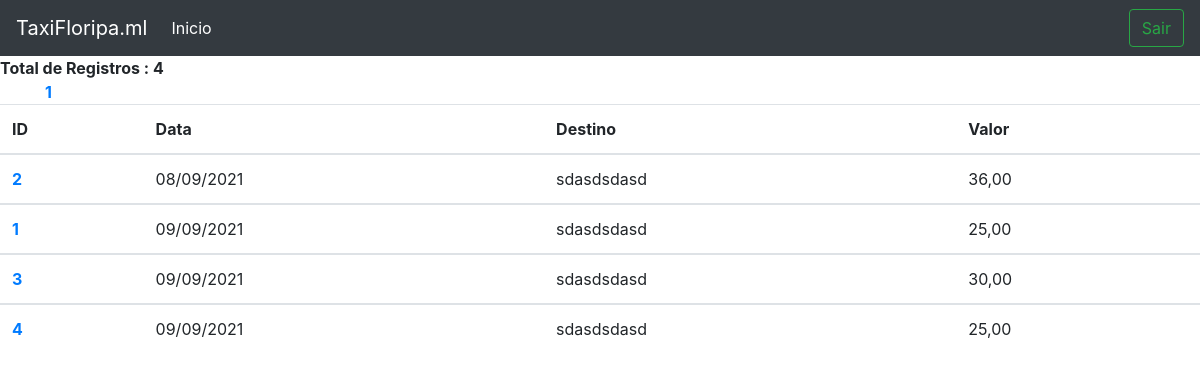
Page /taxi/ListarCorridas.php (signed in) on the earlier database version.
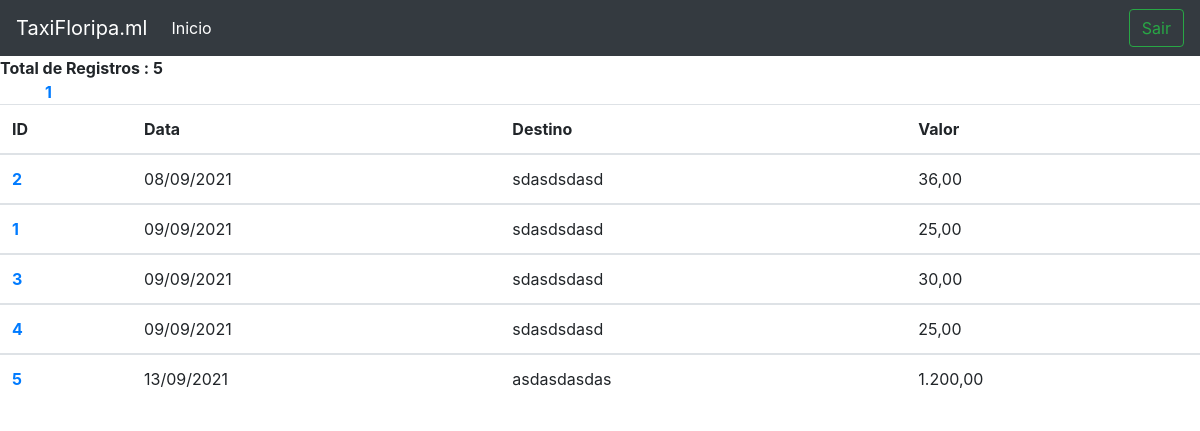
Same page on the later database version.
### tables this page shows
CREATE TABLE `corridas` (
  `Id` int(11) NOT NULL,
  `destino` varchar(50) NOT NULL,
  `pagamento` varchar(100) NOT NULL,
  `valor` varchar(100) NOT NULL,
  `usuario` varchar(100) NOT NULL,
  `data` varchar(100) NOT NULL,
  `dia` varchar(20) NOT NULL,
  `mes` varchar(20) NOT NULL,
  `ano` varchar(20) NOT NULL
);

### taxi/ListarCorridas.php (the view, shortened to what this page needs)
<?php
include ("topoLimpo.php");
?>
<!DOCTYPE html>
<html lang="pt-br">
  <head>
    <link rel="stylesheet" href="https://stackpath.bootstrapcdn.com/bootstrap/4.1.3/css/bootstrap.min.css">
    </head>
  <body>
<?php
include("../conecta.php");
?>
 <table class="table table-hover">
  <thead>
    <tr>
    <th scope="col">ID</th>
      <th scope="col">Data</th>
      <th scope="col">Destino</th>
      <th scope="col">Valor</th>
    </tr>
 </thead>
<?php
    $pagina = (isset($_GET['pagina']))? $_GET['pagina'] : 1;
    $cmd = "select * from corridas";
    $produtos = mysqli_query($con,$cmd);
    $total = mysqli_num_rows($produtos);
    $registros = 10000;
    $numPaginas = ceil($total/$registros);
    $inicio = ($registros*$pagina)-$registros;
    $cmd = "select * from corridas ORDER BY data ASC limit $inicio,$registros";
    $produtos = mysqli_query($con,$cmd);
    echo "<b>";
    echo "Total de Registros : ".$total = mysqli_num_rows($produtos);
    echo "<br>";
    while ($produto = mysqli_fetch_array($produtos)) {
      echo "<tbody>";
      echo"<tr>";
      echo "<th scope='row'>";
      echo "<a href='ListarDetalhadamente.php?cod=$produto[Id]'>";
      echo $produto['Id'];
      echo "</a>";
      echo "</th>";
      echo "<td>";
      echo $produto['data'];
      echo"</td>";
      echo "<td>";
      echo $produto['destino'];
      echo"</td>";
      echo "<td>";
      echo $produto['valor'];
      echo"</td>";
      echo"</tbody>";
  }
echo "<div class='container'>";
    for($i = 1; $i < $numPaginas + 1; $i++) {
        echo "<a href='ListarCorridas.php?pagina=$i'>".$i."</a> ";
    }
echo "</div>";
?>

### taxi/topoLimpo.php (shortened to what this page needs)
<!DOCTYPE html>
<html lang="pt-br">
  <head>
    <link rel="stylesheet" href="https://stackpath.bootstrapcdn.com/bootstrap/4.1.3/css/bootstrap.min.css">
    <body>
<nav class="navbar navbar-expand-lg navbar-dark bg-dark">
  <a class="navbar-brand" href="fsv.php">TaxiFloripa.ml </a>
  <div class="collapse navbar-collapse" id="navbarTogglerDemo03">
    <ul class="navbar-nav mr-auto mt-2 mt-lg-0">
      <li class="nav-item active">
        <a class="nav-link" href="fsv.php">Inicio <span class="sr-only">(Página atual)</span></a>
      </li>
    </ul>
    <form class="form-inline my-2 my-lg-0"  method="post" action="sair.php">
      <button class="btn btn-outline-success my-2 my-sm-0" type="submit">Sair</button>
    </form>
  </div>
</nav>

Differences in the rows shown:
added corridas: Id "5", data "13/09/2021", destino "asdasdasdas", valor "1.200,00"
Other differences:
$total = mysqli_num_rows($produtos): "4" → "5"
